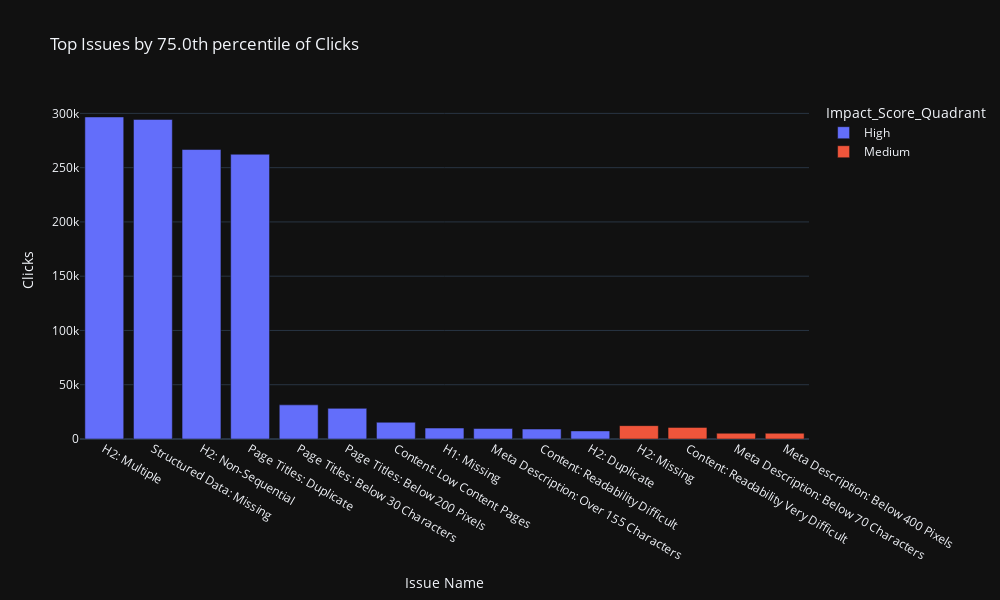
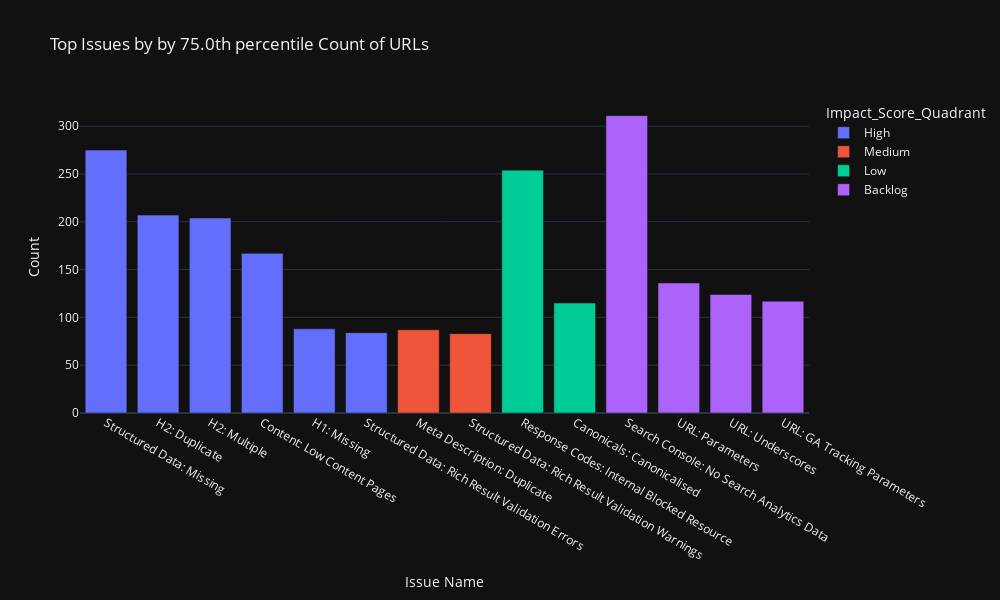

Notebook cell for these charts, in order:
### Code cell
from src.visualization import plot_top_percentiles
perc_n = 0.75 # adjust as needed

plot_top_percentiles(issues_group, perc_n)

### Figure 1 — Plotly figure (JSON) as saved in the notebook; plotly's stock layout.template omitted (floating-point values rounded to 4 significant figures)
{"data": [{"alignmentgroup": "True", "hovertemplate": "Impact_Score_Quadrant=High<br>Issue Name=%{x}<br>Clicks_gsc=%{y}<extra></extra>", "legendgroup": "High", "marker": {"color": "#636efa", "pattern": {"shape": ""}}, "name": "High", "offsetgroup": "High", "orientation": "v", "showlegend": true, "textposition": "auto", "x": ["H2: Multiple", "Structured Data: Missing", "H2: Non-Sequential", "Page Titles: Duplicate", "Page Titles: Below 30 Characters", "Page Titles: Below 200 Pixels", "Content: Low Content Pages", "H1: Missing", "Meta Description: Over 155 Characters", "Content: Readability Difficult", "H2: Duplicate"], "xaxis": "x", "y": [296700.0, 294400.0, 266700.0, 262400.0, 31450.0, 28230.0, 15420.0, 10080.0, 9633.0, 9158.0, 7458.0], "yaxis": "y", "type": "bar"}, {"alignmentgroup": "True", "hovertemplate": "Impact_Score_Quadrant=Medium<br>Issue Name=%{x}<br>Clicks_gsc=%{y}<extra></extra>", "legendgroup": "Medium", "marker": {"color": "#EF553B", "pattern": {"shape": ""}}, "name": "Medium", "offsetgroup": "Medium", "orientation": "v", "showlegend": true, "textposition": "auto", "x": ["H2: Missing", "Content: Readability Very Difficult", "Meta Description: Below 70 Characters", "Meta Description: Below 400 Pixels"], "xaxis": "x", "y": [12320.0, 10690.0, 5313.0, 5313.0], "yaxis": "y", "type": "bar"}], "layout": {"xaxis": {"anchor": "y", "domain": [0.0, 1.0], "title": {"text": "Issue Name"}}, "yaxis": {"anchor": "x", "domain": [0.0, 1.0], "title": {"text": "Clicks"}}, "legend": {"title": {"text": "Impact_Score_Quadrant"}, "tracegroupgap": 0}, "title": {"text": "Top Issues by 75.0th percentile of Clicks"}, "barmode": "relative", "height": 600, "width": 1000}}

### Figure 2 — Plotly figure (JSON) as saved in the notebook; plotly's stock layout.template omitted (floating-point values rounded to 4 significant figures)
{"data": [{"alignmentgroup": "True", "hovertemplate": "Impact_Score_Quadrant=High<br>Issue Name=%{x}<br>Address=%{y}<extra></extra>", "legendgroup": "High", "marker": {"color": "#636efa", "pattern": {"shape": ""}}, "name": "High", "offsetgroup": "High", "orientation": "v", "showlegend": true, "textposition": "auto", "x": ["Structured Data: Missing", "H2: Duplicate", "H2: Multiple", "Content: Low Content Pages", "H1: Missing", "Structured Data: Rich Result Validation Errors"], "xaxis": "x", "y": [275, 207, 204, 167, 88, 84], "yaxis": "y", "type": "bar"}, {"alignmentgroup": "True", "hovertemplate": "Impact_Score_Quadrant=Medium<br>Issue Name=%{x}<br>Address=%{y}<extra></extra>", "legendgroup": "Medium", "marker": {"color": "#EF553B", "pattern": {"shape": ""}}, "name": "Medium", "offsetgroup": "Medium", "orientation": "v", "showlegend": true, "textposition": "auto", "x": ["Meta Description: Duplicate", "Structured Data: Rich Result Validation Warnings"], "xaxis": "x", "y": [87, 83], "yaxis": "y", "type": "bar"}, {"alignmentgroup": "True", "hovertemplate": "Impact_Score_Quadrant=Low<br>Issue Name=%{x}<br>Address=%{y}<extra></extra>", "legendgroup": "Low", "marker": {"color": "#00cc96", "pattern": {"shape": ""}}, "name": "Low", "offsetgroup": "Low", "orientation": "v", "showlegend": true, "textposition": "auto", "x": ["Response Codes: Internal Blocked Resource", "Canonicals: Canonicalised"], "xaxis": "x", "y": [254, 115], "yaxis": "y", "type": "bar"}, {"alignmentgroup": "True", "hovertemplate": "Impact_Score_Quadrant=Backlog<br>Issue Name=%{x}<br>Address=%{y}<extra></extra>", "legendgroup": "Backlog", "marker": {"color": "#ab63fa", "pattern": {"shape": ""}}, "name": "Backlog", "offsetgroup": "Backlog", "orientation": "v", "showlegend": true, "textposition": "auto", "x": ["Search Console: No Search Analytics Data", "URL: Parameters", "URL: Underscores", "URL: GA Tracking Parameters"], "xaxis": "x", "y": [311, 136, 124, 117], "yaxis": "y", "type": "bar"}], "layout": {"xaxis": {"anchor": "y", "domain": [0.0, 1.0], "title": {"text": "Issue Name"}}, "yaxis": {"anchor": "x", "domain": [0.0, 1.0], "title": {"text": "Count"}}, "legend": {"title": {"text": "Impact_Score_Quadrant"}, "tracegroupgap": 0}, "title": {"text": "Top Issues by by 75.0th percentile Count of URLs"}, "barmode": "relative", "height": 600, "width": 1000}}
